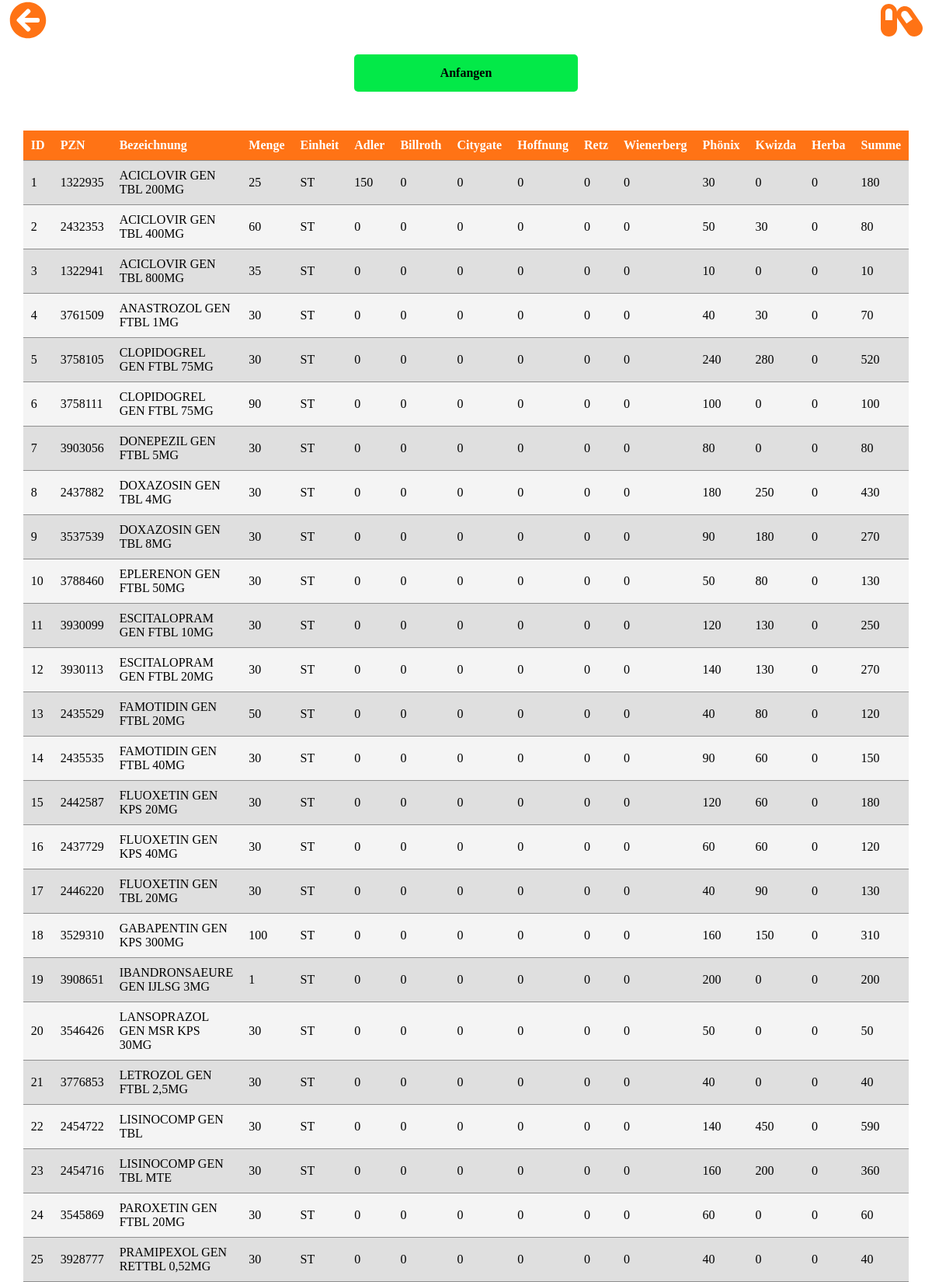
The page /app/seefile_page.php?id=102 (signed in, upper part) on the database its author committed.
### tables this page shows
CREATE TABLE `genericon_2020_januar_46_xlsx` (
  `id` int(6) UNSIGNED NOT NULL,
  `pzn` varchar(255) DEFAULT NULL,
  `Bezeichnung` varchar(255) DEFAULT NULL,
  `Menge` varchar(255) DEFAULT NULL,
  `Einheit` varchar(255) DEFAULT NULL,
  `adler_k` varchar(255) DEFAULT NULL,
  `billroth_k` varchar(255) DEFAULT NULL,
  `citygate_k` varchar(255) DEFAULT NULL,
  `hoffnung_k` varchar(255) DEFAULT NULL,
  `retz_k` varchar(255) DEFAULT NULL,
  `wienerberg_k` varchar(255) DEFAULT NULL,
  `phönix_k` varchar(255) DEFAULT NULL,
  `kwizda_k` varchar(255) DEFAULT NULL,
  `herba_k` varchar(255) DEFAULT NULL,
  `Summe_k` varchar(255) DEFAULT NULL,
  `phönix_prozent` varchar(255) DEFAULT NULL,
  `kwizda_prozent` varchar(255) DEFAULT NULL,
  `herba_prozent` varchar(255) DEFAULT NULL,
  `adler_v` varchar(255) DEFAULT NULL,
  `billroth_v` varchar(255) DEFAULT NULL,
  `citygate_v` varchar(255) DEFAULT NULL,
  `hoffnung_v` varchar(255) DEFAULT NULL,
  `retz_v` varchar(255) DEFAULT NULL,
  `wienerberg_v` varchar(255) DEFAULT NULL,
  `phönix_v` varchar(255) DEFAULT NULL,
  `kwizda_v` varchar(255) DEFAULT NULL,
  `herba_v` varchar(255) DEFAULT NULL,
  `Summe_v` varchar(255) DEFAULT NULL,
  `Ablauf` varchar(255) DEFAULT NULL,
  `Viel` varchar(255) DEFAULT NULL,
  `Kaput` varchar(255) DEFAULT NULL,
  `Andere` varchar(255) DEFAULT NULL,
  `Datum` varchar(255) DEFAULT NULL,
  `Charge` varchar(255) DEFAULT NULL,
  `register_date` timestamp NOT NULL DEFAULT current_timestamp() ON UPDATE current_timestamp()
);

### classes/setquery.class.php (called while the page is built, shortened)
<?php
class SetQuery extends DatabaseConnect {
    protected function getTablename($id) {
        $sql = "SELECT ourfilename FROM buy where id=$id";
        try {
            $conn = $this->connect();
            $stmt = $conn->query($sql);
            $result = $stmt->fetch();
            return $result['ourfilename'];
        } catch(Exception $err) {
            $message = $err->getMessage();
            header("Location: $app_path/app/error_page.php?message=$message");
        }
    }
    protected function getTabledata($tableName) {
        $sql = "SELECT id, pzn, Bezeichnung, Menge, Einheit, adler_k, billroth_k, citygate_k, hoffnung_k, retz_k, wienerberg_k, phönix_k, kwizda_k, herba_k, Summe_k FROM $tableName";
        try {
            $conn = $this->connect();
            $stmt = $conn->query($sql);
            $result = $stmt->fetchAll();
            return $result;
        } catch(Exception $err) {
            $message = $err->getMessage();
            header("Location: $app_path/app/error_page.php?message=$message");
        }
    }
}

### classes/seefile.class.php (the view, shortened to what this page needs)
<?php
class SeeFile extends SetQuery {
    public function showTabledata($id) {
        $tableName = $this->getTablename($id);
        $tableArray = $this->getTabledata($tableName);
        for($i=0; $i<count($tableArray); $i++) {
            echo "<tr>";
            foreach($tableArray[$i] as $key => $value) {
                echo '<td>'. $value . '</td>';
            }
            echo "</tr>";
        }
    }
}

### style/css/seefile_page.css (style rules this page uses)
* { margin: 0; padding: 0; box-sizing: border-box; font-family: 'Baloo Paaji 2', cursive; }
body { background-color: #ffffff; }
th, td { border-bottom: 1px solid rgb(143, 143, 143); }
td { padding: 10px 10px; overflow: hidden; }
tr:nth-child(even) { background-color: #dfdfdf; }

### rows shown on the page
genericon_2020_januar_46_xlsx: id "1", pzn "1322935", Bezeichnung "ACICLOVIR GEN TBL 200MG", Menge "25", Einheit "ST", adler_k "150", billroth_k "0", citygate_k "0", hoffnung_k "0", retz_k "0", wienerberg_k "0", phönix_k "30", kwizda_k "0", herba_k "0", Summe_k "180"
genericon_2020_januar_46_xlsx: id "2", pzn "2432353", Bezeichnung "ACICLOVIR GEN TBL 400MG", Menge "60", Einheit "ST", adler_k "0", billroth_k "0", citygate_k "0", hoffnung_k "0", retz_k "0", wienerberg_k "0", phönix_k "50", kwizda_k "30", herba_k "0", Summe_k "80"
genericon_2020_januar_46_xlsx: id "3", pzn "1322941", Bezeichnung "ACICLOVIR GEN TBL 800MG", Menge "35", Einheit "ST", adler_k "0", billroth_k "0", citygate_k "0", hoffnung_k "0", retz_k "0", wienerberg_k "0", phönix_k "10", kwizda_k "0", herba_k "0", Summe_k "10"
genericon_2020_januar_46_xlsx: id "4", pzn "3761509", Bezeichnung "ANASTROZOL GEN FTBL 1MG", Menge "30", Einheit "ST", adler_k "0", billroth_k "0", citygate_k "0", hoffnung_k "0", retz_k "0", wienerberg_k "0", phönix_k "40", kwizda_k "30", herba_k "0", Summe_k "70"
genericon_2020_januar_46_xlsx: id "5", pzn "3758105", Bezeichnung "CLOPIDOGREL GEN FTBL 75MG", Menge "30", Einheit "ST", adler_k "0", billroth_k "0", citygate_k "0", hoffnung_k "0", retz_k "0", wienerberg_k "0", phönix_k "240", kwizda_k "280", herba_k "0", Summe_k "520"
genericon_2020_januar_46_xlsx: id "6", pzn "3758111", Bezeichnung "CLOPIDOGREL GEN FTBL 75MG", Menge "90", Einheit "ST", adler_k "0", billroth_k "0", citygate_k "0", hoffnung_k "0", retz_k "0", wienerberg_k "0", phönix_k "100", kwizda_k "0", herba_k "0", Summe_k "100"
genericon_2020_januar_46_xlsx: id "7", pzn "3903056", Bezeichnung "DONEPEZIL GEN FTBL 5MG", Menge "30", Einheit "ST", adler_k "0", billroth_k "0", citygate_k "0", hoffnung_k "0", retz_k "0", wienerberg_k "0", phönix_k "80", kwizda_k "0", herba_k "0", Summe_k "80"
genericon_2020_januar_46_xlsx: id "8", pzn "2437882", Bezeichnung "DOXAZOSIN GEN TBL 4MG", Menge "30", Einheit "ST", adler_k "0", billroth_k "0", citygate_k "0", hoffnung_k "0", retz_k "0", wienerberg_k "0", phönix_k "180", kwizda_k "250", herba_k "0", Summe_k "430"
genericon_2020_januar_46_xlsx: id "9", pzn "3537539", Bezeichnung "DOXAZOSIN GEN TBL 8MG", Menge "30", Einheit "ST", adler_k "0", billroth_k "0", citygate_k "0", hoffnung_k "0", retz_k "0", wienerberg_k "0", phönix_k "90", kwizda_k "180", herba_k "0", Summe_k "270"
genericon_2020_januar_46_xlsx: id "10", pzn "3788460", Bezeichnung "EPLERENON GEN FTBL 50MG", Menge "30", Einheit "ST", adler_k "0", billroth_k "0", citygate_k "0", hoffnung_k "0", retz_k "0", wienerberg_k "0", phönix_k "50", kwizda_k "80", herba_k "0", Summe_k "130"
genericon_2020_januar_46_xlsx: id "11", pzn "3930099", Bezeichnung "ESCITALOPRAM GEN FTBL 10MG", Menge "30", Einheit "ST", adler_k "0", billroth_k "0", citygate_k "0", hoffnung_k "0", retz_k "0", wienerberg_k "0", phönix_k "120", kwizda_k "130", herba_k "0", Summe_k "250"
genericon_2020_januar_46_xlsx: id "12", pzn "3930113", Bezeichnung "ESCITALOPRAM GEN FTBL 20MG", Menge "30", Einheit "ST", adler_k "0", billroth_k "0", citygate_k "0", hoffnung_k "0", retz_k "0", wienerberg_k "0", phönix_k "140", kwizda_k "130", herba_k "0", Summe_k "270"
genericon_2020_januar_46_xlsx: id "13", pzn "2435529", Bezeichnung "FAMOTIDIN GEN FTBL 20MG", Menge "50", Einheit "ST", adler_k "0", billroth_k "0", citygate_k "0", hoffnung_k "0", retz_k "0", wienerberg_k "0", phönix_k "40", kwizda_k "80", herba_k "0", Summe_k "120"
genericon_2020_januar_46_xlsx: id "14", pzn "2435535", Bezeichnung "FAMOTIDIN GEN FTBL 40MG", Menge "30", Einheit "ST", adler_k "0", billroth_k "0", citygate_k "0", hoffnung_k "0", retz_k "0", wienerberg_k "0", phönix_k "90", kwizda_k "60", herba_k "0", Summe_k "150"
genericon_2020_januar_46_xlsx: id "15", pzn "2442587", Bezeichnung "FLUOXETIN GEN KPS 20MG", Menge "30", Einheit "ST", adler_k "0", billroth_k "0", citygate_k "0", hoffnung_k "0", retz_k "0", wienerberg_k "0", phönix_k "120", kwizda_k "60", herba_k "0", Summe_k "180"
genericon_2020_januar_46_xlsx: id "16", pzn "2437729", Bezeichnung "FLUOXETIN GEN KPS 40MG", Menge "30", Einheit "ST", adler_k "0", billroth_k "0", citygate_k "0", hoffnung_k "0", retz_k "0", wienerberg_k "0", phönix_k "60", kwizda_k "60", herba_k "0", Summe_k "120"
genericon_2020_januar_46_xlsx: id "17", pzn "2446220", Bezeichnung "FLUOXETIN GEN TBL 20MG", Menge "30", Einheit "ST", adler_k "0", billroth_k "0", citygate_k "0", hoffnung_k "0", retz_k "0", wienerberg_k "0", phönix_k "40", kwizda_k "90", herba_k "0", Summe_k "130"
genericon_2020_januar_46_xlsx: id "18", pzn "3529310", Bezeichnung "GABAPENTIN GEN KPS 300MG", Menge "100", Einheit "ST", adler_k "0", billroth_k "0", citygate_k "0", hoffnung_k "0", retz_k "0", wienerberg_k "0", phönix_k "160", kwizda_k "150", herba_k "0", Summe_k "310"
genericon_2020_januar_46_xlsx: id "19", pzn "3908651", Bezeichnung "IBANDRONSAEURE GEN IJLSG 3MG", Menge "1", Einheit "ST", adler_k "0", billroth_k "0", citygate_k "0", hoffnung_k "0", retz_k "0", wienerberg_k "0", phönix_k "200", kwizda_k "0", herba_k "0", Summe_k "200"
genericon_2020_januar_46_xlsx: id "20", pzn "3546426", Bezeichnung "LANSOPRAZOL GEN MSR KPS 30MG", Menge "30", Einheit "ST", adler_k "0", billroth_k "0", citygate_k "0", hoffnung_k "0", retz_k "0", wienerberg_k "0", phönix_k "50", kwizda_k "0", herba_k "0", Summe_k "50"
genericon_2020_januar_46_xlsx: id "21", pzn "3776853", Bezeichnung "LETROZOL GEN FTBL 2,5MG", Menge "30", Einheit "ST", adler_k "0", billroth_k "0", citygate_k "0", hoffnung_k "0", retz_k "0", wienerberg_k "0", phönix_k "40", kwizda_k "0", herba_k "0", Summe_k "40"
genericon_2020_januar_46_xlsx: id "22", pzn "2454722", Bezeichnung "LISINOCOMP GEN TBL", Menge "30", Einheit "ST", adler_k "0", billroth_k "0", citygate_k "0", hoffnung_k "0", retz_k "0", wienerberg_k "0", phönix_k "140", kwizda_k "450", herba_k "0", Summe_k "590"
genericon_2020_januar_46_xlsx: id "23", pzn "2454716", Bezeichnung "LISINOCOMP GEN TBL MTE", Menge "30", Einheit "ST", adler_k "0", billroth_k "0", citygate_k "0", hoffnung_k "0", retz_k "0", wienerberg_k "0", phönix_k "160", kwizda_k "200", herba_k "0", Summe_k "360"
genericon_2020_januar_46_xlsx: id "24", pzn "3545869", Bezeichnung "PAROXETIN GEN FTBL 20MG", Menge "30", Einheit "ST", adler_k "0", billroth_k "0", citygate_k "0", hoffnung_k "0", retz_k "0", wienerberg_k "0", phönix_k "60", kwizda_k "0", herba_k "0", Summe_k "60"
genericon_2020_januar_46_xlsx: id "25", pzn "3928777", Bezeichnung "PRAMIPEXOL GEN RETTBL 0,52MG", Menge "30", Einheit "ST", adler_k "0", billroth_k "0", citygate_k "0", hoffnung_k "0", retz_k "0", wienerberg_k "0", phönix_k "40", kwizda_k "0", herba_k "0", Summe_k "40"
